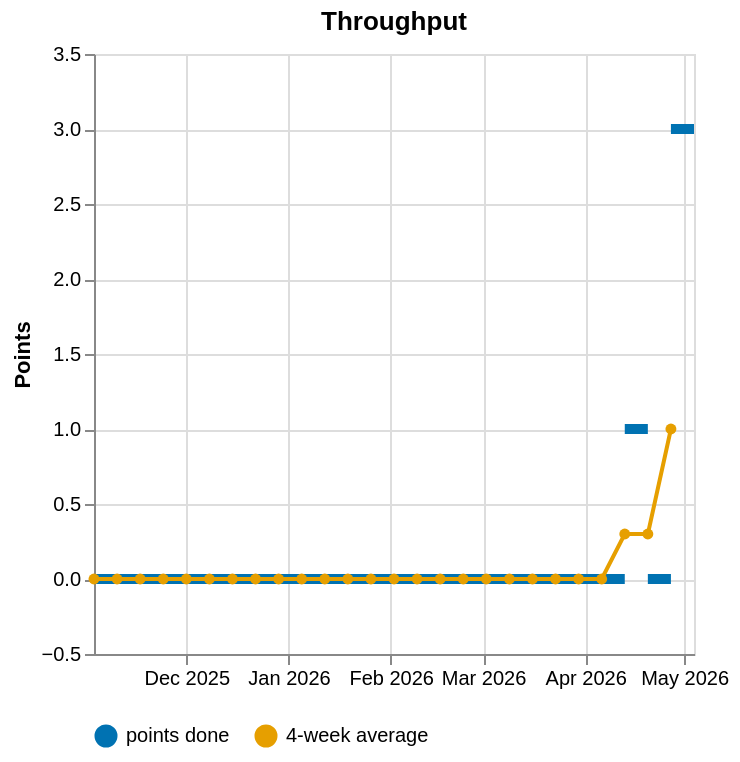

Express this chart as Vega-Lite.
### Vega-Lite specification from a JSON file in a GitHub repository (floating-point values rounded to 4 significant figures)
{"$schema": "https://vega.github.io/schema/vega-lite/v5.json", "title": "Throughput", "description": "Points reaching done per ISO week, with the trailing 4-week average.", "width": "container", "data": {"values": [{"series": "points done", "x": "2025-11-03", "x2": "2025-11-10", "y": 0, "order": 0}, {"series": "points done", "x": "2025-11-10", "x2": "2025-11-17", "y": 0, "order": 0}, {"series": "points done", "x": "2025-11-17", "x2": "2025-11-24", "y": 0, "order": 0}, {"series": "points done", "x": "2025-11-24", "x2": "2025-12-01", "y": 0, "order": 0}, {"series": "points done", "x": "2025-12-01", "x2": "2025-12-08", "y": 0, "order": 0}, {"series": "points done", "x": "2025-12-08", "x2": "2025-12-15", "y": 0, "order": 0}, {"series": "points done", "x": "2025-12-15", "x2": "2025-12-22", "y": 0, "order": 0}, {"series": "points done", "x": "2025-12-22", "x2": "2025-12-29", "y": 0, "order": 0}, {"series": "points done", "x": "2025-12-29", "x2": "2026-01-05", "y": 0, "order": 0}, {"series": "points done", "x": "2026-01-05", "x2": "2026-01-12", "y": 0, "order": 0}, {"series": "points done", "x": "2026-01-12", "x2": "2026-01-19", "y": 0, "order": 0}, {"series": "points done", "x": "2026-01-19", "x2": "2026-01-26", "y": 0, "order": 0}, {"series": "points done", "x": "2026-01-26", "x2": "2026-02-02", "y": 0, "order": 0}, {"series": "points done", "x": "2026-02-02", "x2": "2026-02-09", "y": 0, "order": 0}, {"series": "points done", "x": "2026-02-09", "x2": "2026-02-16", "y": 0, "order": 0}, {"series": "points done", "x": "2026-02-16", "x2": "2026-02-23", "y": 0, "order": 0}, {"series": "points done", "x": "2026-02-23", "x2": "2026-03-02", "y": 0, "order": 0}, {"series": "points done", "x": "2026-03-02", "x2": "2026-03-09", "y": 0, "order": 0}, {"series": "points done", "x": "2026-03-09", "x2": "2026-03-16", "y": 0, "order": 0}, {"series": "points done", "x": "2026-03-16", "x2": "2026-03-23", "y": 0, "order": 0}, {"series": "points done", "x": "2026-03-23", "x2": "2026-03-30", "y": 0, "order": 0}, {"series": "points done", "x": "2026-03-30", "x2": "2026-04-06", "y": 0, "order": 0}, {"series": "points done", "x": "2026-04-06", "x2": "2026-04-13", "y": 0, "order": 0}, {"series": "points done", "x": "2026-04-13", "x2": "2026-04-20", "y": 1, "order": 0}, {"series": "points done", "x": "2026-04-20", "x2": "2026-04-27", "y": 0, "order": 0}, {"series": "points done", "x": "2026-04-27", "x2": "2026-05-04", "y": 3, "order": 0}, {"series": "4-week average", "x": "2025-11-03", "y": 0, "order": 1}, {"series": "4-week average", "x": "2025-11-10", "y": 0, "order": 1}, {"series": "4-week average", "x": "2025-11-17", "y": 0, "order": 1}, {"series": "4-week average", "x": "2025-11-24", "y": 0, "order": 1}, {"series": "4-week average", "x": "2025-12-01", "y": 0, "order": 1}, {"series": "4-week average", "x": "2025-12-08", "y": 0, "order": 1}, {"series": "4-week average", "x": "2025-12-15", "y": 0, "order": 1}, {"series": "4-week average", "x": "2025-12-22", "y": 0, "order": 1}, {"series": "4-week average", "x": "2025-12-29", "y": 0, "order": 1}, {"series": "4-week average", "x": "2026-01-05", "y": 0, "order": 1}, {"series": "4-week average", "x": "2026-01-12", "y": 0, "order": 1}, {"series": "4-week average", "x": "2026-01-19", "y": 0, "order": 1}, {"series": "4-week average", "x": "2026-01-26", "y": 0, "order": 1}, {"series": "4-week average", "x": "2026-02-02", "y": 0, "order": 1}, {"series": "4-week average", "x": "2026-02-09", "y": 0, "order": 1}, {"series": "4-week average", "x": "2026-02-16", "y": 0, "order": 1}, {"series": "4-week average", "x": "2026-02-23", "y": 0, "order": 1}, {"series": "4-week average", "x": "2026-03-02", "y": 0, "order": 1}, {"series": "4-week average", "x": "2026-03-09", "y": 0, "order": 1}, {"series": "4-week average", "x": "2026-03-16", "y": 0, "order": 1}, {"series": "4-week average", "x": "2026-03-23", "y": 0, "order": 1}, {"series": "4-week average", "x": "2026-03-30", "y": 0, "order": 1}, {"series": "4-week average", "x": "2026-04-06", "y": 0, "order": 1}, {"series": "4-week average", "x": "2026-04-13", "y": 0.3, "order": 1}, {"series": "4-week average", "x": "2026-04-20", "y": 0.3, "order": 1}, {"series": "4-week average", "x": "2026-04-27", "y": 1, "order": 1}]}, "layer": [{"transform": [{"filter": {"field": "series", "oneOf": ["points done"]}}], "mark": {"type": "bar"}, "encoding": {"x": {"field": "x", "type": "temporal", "title": null, "scale": {"type": "utc"}, "axis": {"format": "%b %Y", "tickCount": "month"}}, "x2": {"field": "x2"}, "y": {"field": "y", "type": "quantitative", "title": "Points", "scale": {"zero": true}, "stack": null}, "color": {"field": "series", "type": "nominal", "title": null, "scale": {"domain": ["points done", "4-week average"], "range": ["#0072B2", "#E69F00"]}, "legend": {"orient": "bottom"}}, "tooltip": [{"field": "series", "type": "nominal", "title": "Series"}, {"field": "x", "type": "temporal", "timeUnit": "utcyearmonthdate", "title": "Week of", "format": "%Y-%m-%d"}, {"field": "y", "type": "quantitative", "title": "Points"}]}}, {"transform": [{"filter": {"field": "series", "oneOf": ["4-week average"]}}], "mark": {"type": "line", "point": true}, "encoding": {"x": {"field": "x", "type": "temporal", "title": null, "scale": {"type": "utc"}, "axis": {"format": "%b %Y", "tickCount": "month"}}, "y": {"field": "y", "type": "quantitative", "title": "Points", "scale": {"zero": true}, "stack": null}, "color": {"field": "series", "type": "nominal", "title": null, "scale": {"domain": ["points done", "4-week average"], "range": ["#0072B2", "#E69F00"]}, "legend": {"orient": "bottom"}}, "tooltip": [{"field": "series", "type": "nominal", "title": "Series"}, {"field": "x", "type": "temporal", "timeUnit": "utcyearmonthdate", "title": "Week of", "format": "%Y-%m-%d"}, {"field": "y", "type": "quantitative", "title": "Points"}]}}]}
